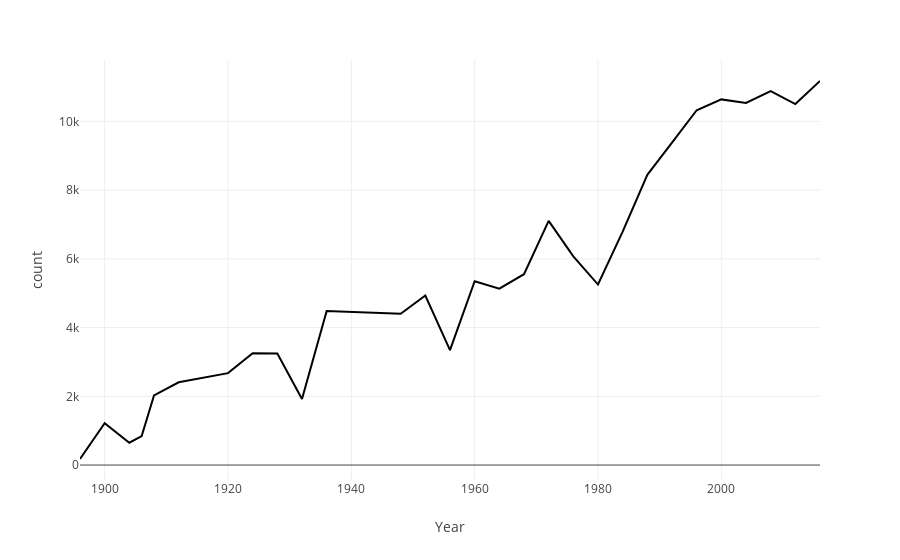

Here is the notebook cell this chart was saved with:
### Code cell
import plotly.express as px
fig = px.line(athelets_over_time, x='Year', y='count')
fig.show()

### Figure 1 — Plotly figure (JSON) as saved in the notebook; plotly's stock layout.template omitted (floating-point values rounded to 4 significant figures)
{"data": [{"hovertemplate": "Year=%{x}<br>count=%{y}<extra></extra>", "legendgroup": "", "line": {"color": "#000001", "dash": "solid"}, "marker": {"symbol": "circle"}, "mode": "lines", "name": "", "orientation": "v", "showlegend": false, "type": "scatter", "x": [1896, 1900, 1904, 1906, 1908, 1912, 1920, 1924, 1928, 1932, 1936, 1948, 1952, 1956, 1960, 1964, 1968, 1972, 1976, 1980, 1984, 1988, 1992, 1996, 2000, 2004, 2008, 2012, 2016], "xaxis": "x", "y": [176, 1220, 650, 841, 2024, 2409, 2675, 3256, 3246, 1922, 4482, 4402, 4931, 3346, 5348, 5134, 5552, 7105, 6070, 5252, 6791, 8443, 9380, 10324, 10639, 10537, 10880, 10502, 11174], "yaxis": "y"}], "layout": {"autosize": true, "legend": {"tracegroupgap": 0}, "margin": {"t": 60}, "xaxis": {"anchor": "y", "autorange": true, "domain": [0, 1], "range": [1896, 2016], "title": {"text": "Year"}, "type": "linear"}, "yaxis": {"anchor": "x", "autorange": true, "domain": [0, 1], "range": [-435, 11785], "title": {"text": "count"}, "type": "linear"}}}
